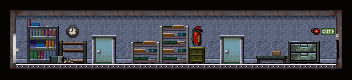

A level layout from a 2D game, rendered from its tile map. Below: a short description, then the map file with tile-grid data replaced by summaries:
An orthogonal 22x5 tile map with 16x16 px tiles, 1 tile layer (Passability), 1 hidden layer not drawn, 1 image layer and 13 objects (6x Event, 4x Target, 3x Door).

<map version="1.2" tiledversion="1.3.1" orientation="orthogonal" renderorder="right-down" compressionlevel="0" width="22" height="5" tilewidth="16" tileheight="16" infinite="0" nextlayerid="6" nextobjectid="21">
 <properties>
  <property name="RestrictCamera" type="bool" value="true" />
 </properties>
 <tileset firstgid="1" source="../Tilesets/Editor.tsx" />
 <imagelayer id="1" name="Background">
  <image source="Images/WarehouseHall.png" width="352" height="80" />
 </imagelayer>
 <imagelayer id="2" name="AccidentFore" visible="0">
  <image source="Images/WarehouseSideTop.png" width="960" height="144" />
 </imagelayer>
 <objectgroup id="3" name="Object Layer">
  <object id="5" type="Event" x="336" y="48" width="16" height="16">
   <properties>
    <property name="hide" value="return getSwitch('lights_off')" />
    <property name="onCollide" value="teleport('Warehouse/WarehouseBack', 'door', 'SOUTH'); if getSwitch('day4') then setSwitch('flashlight', true) end" />
    <property name="passable" value="IMPASSABLE" />
   </properties>
  </object>
  <object id="8" name="entry" type="Target" x="320" y="48" width="16" height="16" />
  <object id="9" type="Door" x="224" y="32" width="16" height="16">
   <properties>
    <property name="onCollide" value="teleport('Warehouse/Interior01', 'entry')" />
    <property name="passable" value="IMPASSABLE" />
   </properties>
  </object>
  <object id="10" type="Door" x="0" y="48" width="16" height="16">
   <properties>
    <property name="onCollide" value="teleport('Warehouse/WarehouseBig', 'entry')" />
   </properties>
  </object>
  <object id="11" name="left" type="Target" x="16" y="48" width="16" height="16" />
  <object id="12" name="interior01" type="Target" x="224" y="48" width="16" height="16" />
  <object id="13" type="Door" x="96" y="32" width="16" height="16">
   <properties>
    <property name="onCollide" value="teleport('Warehouse/InteriorHall', 'entry', 'EAST')" />
    <property name="passable" value="IMPASSABLE" />
   </properties>
  </object>
  <object id="14" name="hall" type="Target" x="96" y="48" width="16" height="16" />
  <object id="16" name="partner/2_14" type="Event" x="0" y="0" width="16" height="16">
   <properties>
    <property name="hide" value="return getSwitch('partner/2_14') or not getSwitch('day02/tape')" />
    <property name="onEnter" value="setNextScript('partner/2_14', false, 3); setSwitch('partner/2_14', true)" />
   </properties>
  </object>
  <object id="17" name="control/3_31" type="Event" x="16" y="0" width="16" height="16">
   <properties>
    <property name="hide" value="return getSwitch('control/3_31') or not getSwitch('day3') or getSwitch('day4')" />
    <property name="onEnter" value="setNextScript('control/3_31', false, 3); setSwitch('control/3_31', true)" />
   </properties>
  </object>
  <object id="18" type="Event" x="128" y="48" width="16" height="16">
   <properties>
    <property name="hide" value="return not getSwitch('day3') or getSwitch('triggered_lights') or getSwitch('day4')" />
    <property name="onCollide" value="playScene('day03/lights_off'); setSwitch('triggered_lights', true)" />
   </properties>
  </object>
  <object id="19" type="Event" x="336" y="32" width="16" height="16">
   <properties>
    <property name="hide" value="return not getSwitch('lights_off')" />
    <property name="onCollide" value="playScene('day03/stay_put')" />
    <property name="passable" value="IMPASSABLE" />
   </properties>
  </object>
  <object id="20" name="control/4_12" type="Event" x="32" y="0" width="16" height="16">
   <properties>
    <property name="hide" value="return getSwitch('control/4_12') or not getSwitch('day4')" />
    <property name="onEnter" value="setNextScript('control/4_12'); setSwitch('control/4_12', true)" />
   </properties>
  </object>
 </objectgroup>
 <layer id="4" name="Passability" width="22" height="5" opacity="0">
  <properties>
   <property name="CheckPassability" type="bool" value="true" />
  </properties>
  <data>[110 cells, 66 non-empty, 2 distinct tile ids]</data>
 </layer>
 <imagelayer id="5" name="Foreground" />
</map>
